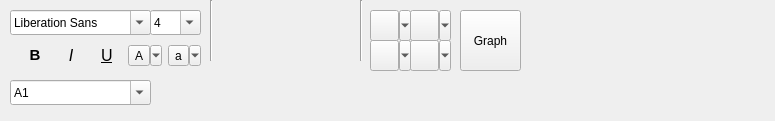
<?xml version="1.0" encoding="UTF-8"?>
<ui version="4.0">
 <class>MenuALL</class>
 <widget class="QWidget" name="MenuALL">
  <property name="geometry">
   <rect>
    <x>0</x>
    <y>0</y>
    <width>775</width>
    <height>121</height>
   </rect>
  </property>
  <property name="windowTitle">
   <string>Graph Visualization</string>
  </property>
  <widget class="QFontComboBox" name="Font">
   <property name="geometry">
    <rect>
     <x>10</x>
     <y>10</y>
     <width>141</width>
     <height>25</height>
    </rect>
   </property>
  </widget>
  <widget class="QComboBox" name="TextSize">
   <property name="geometry">
    <rect>
     <x>150</x>
     <y>10</y>
     <width>51</width>
     <height>25</height>
    </rect>
   </property>
   <property name="editable">
    <bool>true</bool>
   </property>
   <item>
    <property name="text">
     <string>4</string>
    </property>
   </item>
   <item>
    <property name="text">
     <string>6</string>
    </property>
   </item>
   <item>
    <property name="text">
     <string>8</string>
    </property>
   </item>
   <item>
    <property name="text">
     <string>10</string>
    </property>
   </item>
   <item>
    <property name="text">
     <string>12</string>
    </property>
   </item>
   <item>
    <property name="text">
     <string>14</string>
    </property>
   </item>
   <item>
    <property name="text">
     <string>16</string>
    </property>
   </item>
   <item>
    <property name="text">
     <string>18</string>
    </property>
   </item>
   <item>
    <property name="text">
     <string>20</string>
    </property>
   </item>
   <item>
    <property name="text">
     <string>22</string>
    </property>
   </item>
   <item>
    <property name="text">
     <string>24</string>
    </property>
   </item>
   <item>
    <property name="text">
     <string>26</string>
    </property>
   </item>
   <item>
    <property name="text">
     <string>28</string>
    </property>
   </item>
   <item>
    <property name="text">
     <string>30</string>
    </property>
   </item>
   <item>
    <property name="text">
     <string>32</string>
    </property>
   </item>
   <item>
    <property name="text">
     <string>34</string>
    </property>
   </item>
   <item>
    <property name="text">
     <string>36</string>
    </property>
   </item>
   <item>
    <property name="text">
     <string>34</string>
    </property>
   </item>
   <item>
    <property name="text">
     <string>36</string>
    </property>
   </item>
   <item>
    <property name="text">
     <string>38</string>
    </property>
   </item>
   <item>
    <property name="text">
     <string>40</string>
    </property>
   </item>
  </widget>
  <widget class="QPushButton" name="AlignRight">
   <property name="geometry">
    <rect>
     <x>310</x>
     <y>30</y>
     <width>31</width>
     <height>25</height>
    </rect>
   </property>
   <property name="styleSheet">
    <string notr="true">#AlignRight{
border-image:url(:/Icon/right.PNG);
border:none;
}
#AlignRight:hover{
    background-color: rgb(170, 255, 255);
    color:rgb(170, 255, 255);
}</string>
   </property>
   <property name="text">
    <string/>
   </property>
  </widget>
  <widget class="QPushButton" name="AlignCenter">
   <property name="geometry">
    <rect>
     <x>270</x>
     <y>30</y>
     <width>31</width>
     <height>25</height>
    </rect>
   </property>
   <property name="styleSheet">
    <string notr="true">#AlignCenter{
border-image:url(:/Icon/center.PNG);
border:none;
}</string>
   </property>
   <property name="text">
    <string/>
   </property>
  </widget>
  <widget class="QPushButton" name="AlignLeft">
   <property name="geometry">
    <rect>
     <x>230</x>
     <y>30</y>
     <width>31</width>
     <height>25</height>
    </rect>
   </property>
   <property name="styleSheet">
    <string notr="true">#AlignLeft{
border-image:url(:/Icon/left.PNG);
border:none;
}</string>
   </property>
   <property name="text">
    <string/>
   </property>
  </widget>
  <widget class="QComboBox" name="Search">
   <property name="geometry">
    <rect>
     <x>10</x>
     <y>80</y>
     <width>141</width>
     <height>25</height>
    </rect>
   </property>
   <property name="editable">
    <bool>true</bool>
   </property>
   <property name="currentText">
    <string>A1</string>
   </property>
  </widget>
  <widget class="QPushButton" name="AlignTop">
   <property name="geometry">
    <rect>
     <x>230</x>
     <y>10</y>
     <width>31</width>
     <height>25</height>
    </rect>
   </property>
   <property name="styleSheet">
    <string notr="true">#AlignTop{
border-image:url(:/Icon/AlignTop.PNG);
border:none;
}</string>
   </property>
   <property name="text">
    <string/>
   </property>
  </widget>
  <widget class="QPushButton" name="AlignMedle">
   <property name="geometry">
    <rect>
     <x>270</x>
     <y>10</y>
     <width>31</width>
     <height>25</height>
    </rect>
   </property>
   <property name="styleSheet">
    <string notr="true">#AlignMedle{
border-image:url(:/Icon/AlignMidle.PNG);
border:none;
}</string>
   </property>
   <property name="text">
    <string/>
   </property>
  </widget>
  <widget class="QPushButton" name="AlignBottom">
   <property name="geometry">
    <rect>
     <x>310</x>
     <y>10</y>
     <width>31</width>
     <height>25</height>
    </rect>
   </property>
   <property name="styleSheet">
    <string notr="true">#AlignBottom{
border-image:url(:/Icon/AlignBottom.PNG);
border:none;
}</string>
   </property>
   <property name="text">
    <string/>
   </property>
  </widget>
  <widget class="Line" name="line">
   <property name="geometry">
    <rect>
     <x>210</x>
     <y>0</y>
     <width>3</width>
     <height>61</height>
    </rect>
   </property>
   <property name="orientation">
    <enum>Qt::Vertical</enum>
   </property>
  </widget>
  <widget class="Line" name="line_2">
   <property name="geometry">
    <rect>
     <x>360</x>
     <y>0</y>
     <width>3</width>
     <height>61</height>
    </rect>
   </property>
   <property name="orientation">
    <enum>Qt::Vertical</enum>
   </property>
  </widget>
  <widget class="QWidget" name="layoutWidget1">
   <property name="geometry">
    <rect>
     <x>20</x>
     <y>40</y>
     <width>181</width>
     <height>31</height>
    </rect>
   </property>
   <layout class="QHBoxLayout" name="horizontalLayout">
    <item>
     <widget class="QPushButton" name="Bold">
      <property name="font">
       <font>
        <pointsize>11</pointsize>
        <weight>75</weight>
        <bold>true</bold>
       </font>
      </property>
      <property name="styleSheet">
       <string notr="true">#Bold{
border:none;}</string>
      </property>
      <property name="text">
       <string>B</string>
      </property>
     </widget>
    </item>
    <item>
     <widget class="QPushButton" name="Italic">
      <property name="font">
       <font>
        <pointsize>12</pointsize>
        <italic>true</italic>
       </font>
      </property>
      <property name="styleSheet">
       <string notr="true">#Italic{
border:none;
}</string>
      </property>
      <property name="text">
       <string>I</string>
      </property>
     </widget>
    </item>
    <item>
     <widget class="QPushButton" name="Underline">
      <property name="font">
       <font>
        <pointsize>12</pointsize>
        <underline>true</underline>
       </font>
      </property>
      <property name="styleSheet">
       <string notr="true">#Underline{
border:none;}</string>
      </property>
      <property name="text">
       <string>U</string>
      </property>
     </widget>
    </item>
    <item>
     <widget class="QToolButton" name="Background">
      <property name="text">
       <string>A</string>
      </property>
      <property name="popupMode">
       <enum>QToolButton::MenuButtonPopup</enum>
      </property>
     </widget>
    </item>
    <item>
     <widget class="QToolButton" name="TextColor">
      <property name="text">
       <string>a</string>
      </property>
      <property name="popupMode">
       <enum>QToolButton::MenuButtonPopup</enum>
      </property>
     </widget>
    </item>
   </layout>
  </widget>
  <widget class="Function" name="widget" native="true">
   <property name="geometry">
    <rect>
     <x>170</x>
     <y>80</y>
     <width>271</width>
     <height>31</height>
    </rect>
   </property>
  </widget>
  <widget class="QToolButton" name="graph">
   <property name="geometry">
    <rect>
     <x>460</x>
     <y>10</y>
     <width>61</width>
     <height>61</height>
    </rect>
   </property>
   <property name="text">
    <string>Graph</string>
   </property>
   <property name="iconSize">
    <size>
     <width>32</width>
     <height>32</height>
    </size>
   </property>
   <property name="toolButtonStyle">
    <enum>Qt::ToolButtonTextUnderIcon</enum>
   </property>
  </widget>
  <widget class="QToolButton" name="Barchart">
   <property name="geometry">
    <rect>
     <x>370</x>
     <y>10</y>
     <width>41</width>
     <height>31</height>
    </rect>
   </property>
   <property name="text">
    <string/>
   </property>
   <property name="popupMode">
    <enum>QToolButton::MenuButtonPopup</enum>
   </property>
  </widget>
  <widget class="QToolButton" name="LineChart">
   <property name="geometry">
    <rect>
     <x>410</x>
     <y>10</y>
     <width>41</width>
     <height>31</height>
    </rect>
   </property>
   <property name="text">
    <string/>
   </property>
   <property name="popupMode">
    <enum>QToolButton::MenuButtonPopup</enum>
   </property>
  </widget>
  <widget class="QToolButton" name="PieChart">
   <property name="geometry">
    <rect>
     <x>370</x>
     <y>40</y>
     <width>41</width>
     <height>31</height>
    </rect>
   </property>
   <property name="text">
    <string/>
   </property>
   <property name="popupMode">
    <enum>QToolButton::MenuButtonPopup</enum>
   </property>
  </widget>
  <widget class="QToolButton" name="ScatterChart">
   <property name="geometry">
    <rect>
     <x>410</x>
     <y>40</y>
     <width>41</width>
     <height>31</height>
    </rect>
   </property>
   <property name="text">
    <string/>
   </property>
   <property name="popupMode">
    <enum>QToolButton::MenuButtonPopup</enum>
   </property>
  </widget>
  <action name="actionHello">
   <property name="text">
    <string>Hello</string>
   </property>
  </action>
 </widget>
 <customwidgets>
  <customwidget>
   <class>Function</class>
   <extends>QWidget</extends>
   <header>function.h</header>
   <container>1</container>
  </customwidget>
 </customwidgets>
 <resources/>
 <connections/>
</ui>
